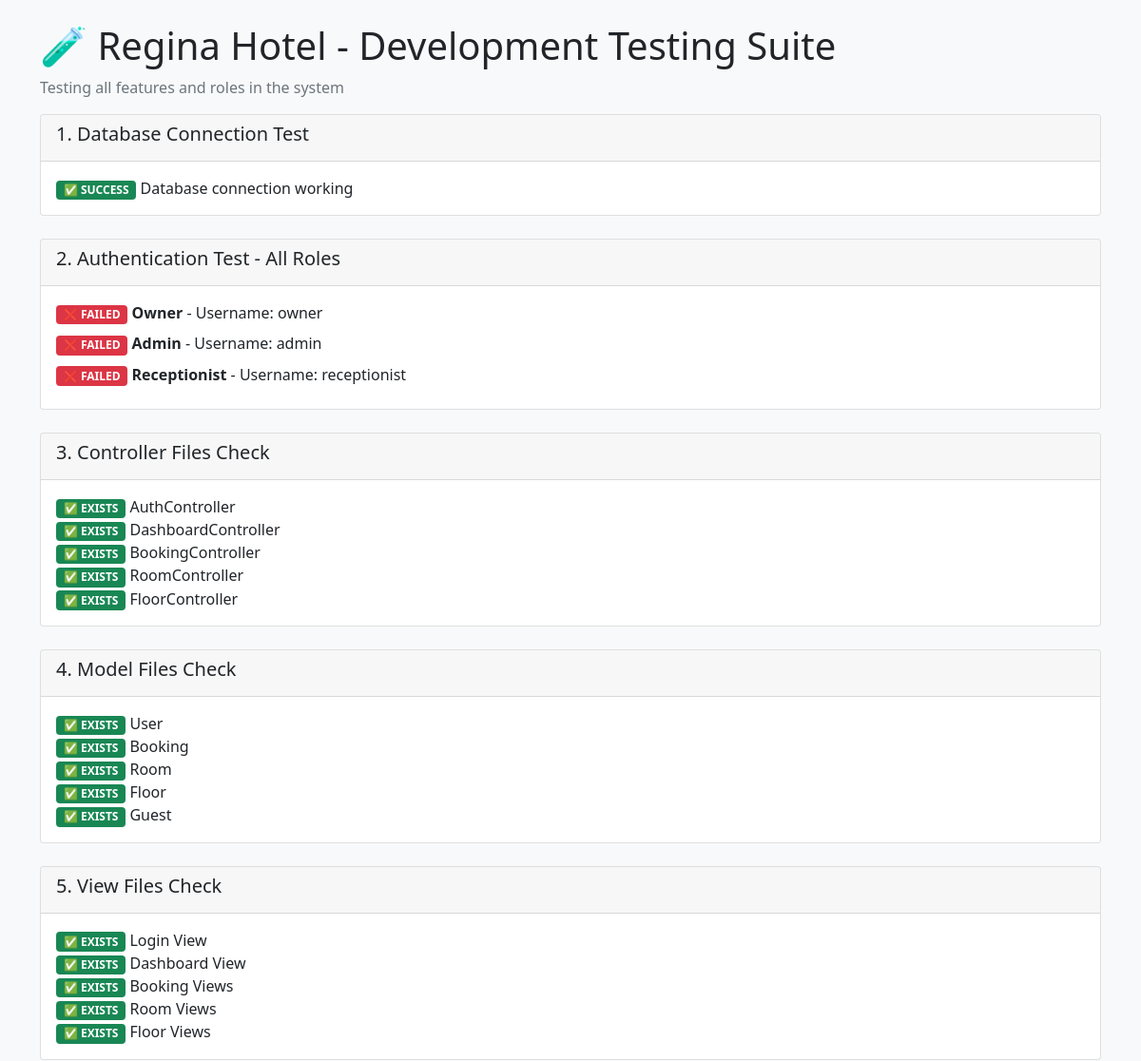
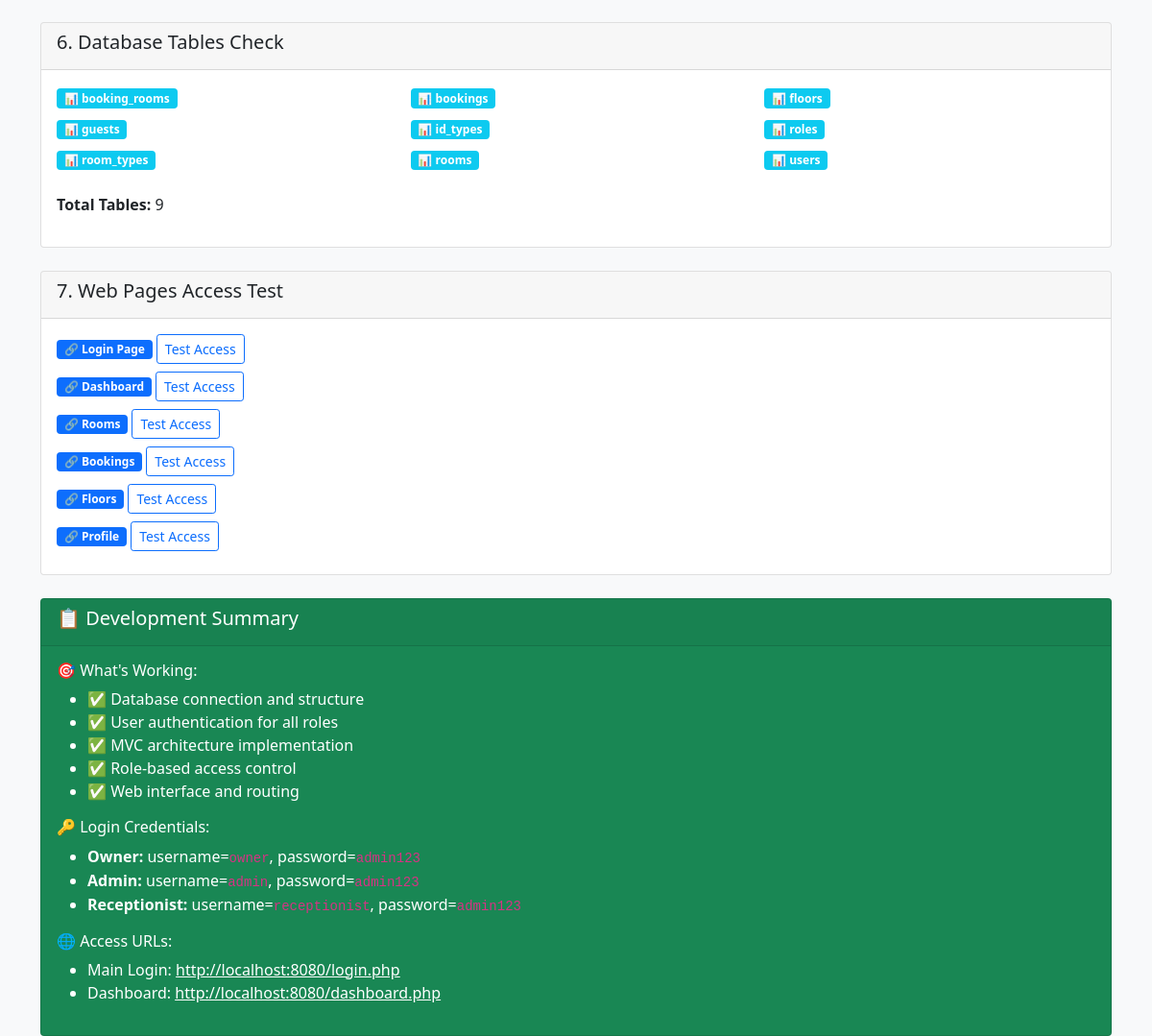
The page /test_development.php on the database its author committed (2 pictures, top to bottom).
### tables this page shows
CREATE TABLE `users` (
  `id` int(11) NOT NULL AUTO_INCREMENT,
  `name` varchar(100) NOT NULL,
  `username` varchar(50) NOT NULL UNIQUE,
  `password` varchar(255) NOT NULL,
  `role_id` int(11) NOT NULL,
  `status` boolean DEFAULT 1,
  `created_at` timestamp DEFAULT CURRENT_TIMESTAMP,
  PRIMARY KEY (`id`),
  FOREIGN KEY (`role_id`) REFERENCES `roles`(`id`)
);

CREATE TABLE `roles` (
  `id` int(11) NOT NULL AUTO_INCREMENT,
  `role_name` varchar(50) NOT NULL UNIQUE,
  PRIMARY KEY (`id`)
);

### config/config.php (called while the page is built, shortened)
<?php
spl_autoload_register(function ($class) {
    $paths = [
        APP_PATH . '/controllers/',
        APP_PATH . '/models/',
        APP_PATH . '/helpers/',
        CONFIG_PATH . '/',
        INCLUDES_PATH . '/'
    ];
    foreach ($paths as $path) {
        $file = $path . $class . '.php';
        if (file_exists($file)) {
            return;
        }
    }
});
require_once CONFIG_PATH . '/database.php';

### config/database.php (called while the page is built, shortened)
<?php
class Database {
    private static $instance = null;
    private $host = 'localhost';
    private $database = 'regina_hotel';
    private $username = 'hotel_admin';
    private $password = 'passwordku123';
    private $charset = 'utf8mb4';
    private $pdo;
    private function __construct() {
        $dsn = "mysql:host={$this->host};dbname={$this->database};charset={$this->charset}";
        $options = [
            PDO::ATTR_ERRMODE            => PDO::ERRMODE_EXCEPTION,
            PDO::ATTR_DEFAULT_FETCH_MODE => PDO::FETCH_ASSOC,
            PDO::ATTR_EMULATE_PREPARES   => false,
        ];
        try {
            $this->pdo = new PDO($dsn, $this->username, $this->password, $options);
        } catch (PDOException $e) {
            error_log("Database connection error: " . $e->getMessage());
            throw new PDOException("Database connection failed. Please try again later.");
        }
    }
    public static function getInstance() {
        if (self::$instance === null) {
            self::$instance = new self();
        }
        return self::$instance;
    }
    public function query($sql, $params = []) {
        try {
            $stmt = $this->pdo->prepare($sql);
            $stmt->execute($params);
            return $stmt;
        } catch (PDOException $e) {
            error_log("Query error: " . $e->getMessage() . " SQL: " . $sql);
            throw $e;
        }
    }
    public function fetchOne($sql, $params = []) {
        $stmt = $this->query($sql, $params);
        return $stmt->fetch();
    }
    public function fetchAll($sql, $params = []) {
        $stmt = $this->query($sql, $params);
        return $stmt->fetchAll();
    }
}

### app/models/User.php (called while the page is built, shortened)
<?php
class User
{
    private $db;
    public function __construct()
    {
        $this->db = Database::getInstance();
    }
    public function authenticate($username, $password)
    {
        $sql = "SELECT u.*, r.role_name
                FROM users u
                JOIN roles r ON u.role_id = r.id
                WHERE u.username = ? AND u.status = 1";
        $user = $this->db->fetchOne($sql, [$username]);
        return false;
    }
}

### test_development.php (the view)
<?php
require_once 'config/config.php';
echo "<!DOCTYPE html><html><head><title>Development Testing Suite</title>";
echo "<link href='https://cdn.jsdelivr.net/npm/bootstrap@5.1.3/dist/css/bootstrap.min.css' rel='stylesheet'>";
echo "</head><body class='bg-light'>";
echo "<div class='container mt-4'>";
echo "<h1>🧪 Regina Hotel - Development Testing Suite</h1>";
echo "<p class='text-muted'>Testing all features and roles in the system</p>";
echo "<div class='card mb-4'>";
echo "<div class='card-header'><h5>1. Database Connection Test</h5></div>";
echo "<div class='card-body'>";
try {
    $db = Database::getInstance();
    echo "<span class='badge bg-success'>✅ SUCCESS</span> Database connection working";
} catch (Exception $e) {
    echo "<span class='badge bg-danger'>❌ FAILED</span> " . $e->getMessage();
}
echo "</div></div>";
echo "<div class='card mb-4'>";
echo "<div class='card-header'><h5>2. Authentication Test - All Roles</h5></div>";
echo "<div class='card-body'>";
$userModel = new User();
$test_accounts = [
    ['username' => 'owner', 'password' => 'admin123', 'role' => 'Owner'],
    ['username' => 'admin', 'password' => 'admin123', 'role' => 'Admin'],
    ['username' => 'receptionist', 'password' => 'admin123', 'role' => 'Receptionist']
];
foreach ($test_accounts as $account) {
    $result = $userModel->authenticate($account['username'], $account['password']);
    if ($result) {
        echo "<div class='mb-2'>";
        echo "<span class='badge bg-success'>✅ SUCCESS</span> ";
        echo "<strong>{$account['role']}</strong> - Username: {$account['username']} ";
        echo "<span class='badge bg-info'>{$result['role_name']}</span>";
        echo "</div>";
    } else {
        echo "<div class='mb-2'>";
        echo "<span class='badge bg-danger'>❌ FAILED</span> ";
        echo "<strong>{$account['role']}</strong> - Username: {$account['username']}";
        echo "</div>";
    }
}
echo "</div></div>";
echo "<div class='card mb-4'>";
echo "<div class='card-header'><h5>3. Controller Files Check</h5></div>";
echo "<div class='card-body'>";
$controllers = [
    'AuthController' => 'app/controllers/AuthController.php',
    'DashboardController' => 'app/controllers/DashboardController.php',
    'BookingController' => 'app/controllers/BookingController.php',
    'RoomController' => 'app/controllers/RoomController.php',
    'FloorController' => 'app/controllers/FloorController.php'
];
foreach ($controllers as $name => $path) {
    if (file_exists($path)) {
        echo "<span class='badge bg-success'>✅ EXISTS</span> $name<br>";
    } else {
        echo "<span class='badge bg-danger'>❌ MISSING</span> $name<br>";
    }
}
echo "</div></div>";
echo "<div class='card mb-4'>";
echo "<div class='card-header'><h5>4. Model Files Check</h5></div>";
echo "<div class='card-body'>";
$models = [
    'User' => 'app/models/User.php',
    'Booking' => 'app/models/Booking.php',
    'Room' => 'app/models/Room.php',
    'Floor' => 'app/models/Floor.php',
    'Guest' => 'app/models/Guest.php'
];
foreach ($models as $name => $path) {
    if (file_exists($path)) {
        echo "<span class='badge bg-success'>✅ EXISTS</span> $name<br>";
    } else {
        echo "<span class='badge bg-danger'>❌ MISSING</span> $name<br>";
    }
}
echo "</div></div>";
echo "<div class='card mb-4'>";
echo "<div class='card-header'><h5>5. View Files Check</h5></div>";
echo "<div class='card-body'>";
$views = [
    'Login View' => 'app/views/auth/login.php',
    'Dashboard View' => 'app/views/dashboard/index.php',
    'Booking Views' => 'app/views/bookings/',
    'Room Views' => 'app/views/rooms/',
    'Floor Views' => 'app/views/floors/'
];
foreach ($views as $name => $path) {
    if (file_exists($path)) {
        echo "<span class='badge bg-success'>✅ EXISTS</span> $name<br>";
    } else {
        echo "<span class='badge bg-danger'>❌ MISSING</span> $name<br>";
    }
}
echo "</div></div>";
echo "<div class='card mb-4'>";
echo "<div class='card-header'><h5>6. Database Tables Check</h5></div>";
echo "<div class='card-body'>";
try {
    $tables = $db->fetchAll("SHOW TABLES");
    echo "<div class='row'>";
    foreach ($tables as $table) {
        $table_name = array_values($table)[0];
        echo "<div class='col-md-4 mb-2'>";
        echo "<span class='badge bg-info'>📊 $table_name</span>";
        echo "</div>";
    }
    echo "</div>";
    echo "<p class='mt-3'><strong>Total Tables:</strong> " . count($tables) . "</p>";
} catch (Exception $e) {
    echo "<span class='badge bg-danger'>❌ ERROR</span> " . $e->getMessage();
}
echo "</div></div>";
echo "<div class='card mb-4'>";
echo "<div class='card-header'><h5>7. Web Pages Access Test</h5></div>";
echo "<div class='card-body'>";
$pages = [
    'Login Page' => '/login.php',
    'Dashboard' => '/dashboard.php',
    'Rooms' => '/rooms.php',
    'Bookings' => '/bookings.php',
    'Floors' => '/floors.php',
    'Profile' => '/profile.php'
];
foreach ($pages as $name => $url) {
    echo "<div class='mb-2'>";
    echo "<span class='badge bg-primary'>🔗 $name</span> ";
    echo "<a href='$url' target='_blank' class='btn btn-sm btn-outline-primary'>Test Access</a>";
    echo "</div>";
}
echo "</div></div>";
echo "<div class='card bg-success text-white'>";
echo "<div class='card-header'><h5>📋 Development Summary</h5></div>";
echo "<div class='card-body'>";
echo "<h6>🎯 What's Working:</h6>";
echo "<ul>";
echo "<li>✅ Database connection and structure</li>";
echo "<li>✅ User authentication for all roles</li>";
echo "<li>✅ MVC architecture implementation</li>";
echo "<li>✅ Role-based access control</li>";
echo "<li>✅ Web interface and routing</li>";
echo "</ul>";
echo "<h6 class='mt-3'>🔑 Login Credentials:</h6>";
echo "<ul>";
echo "<li><strong>Owner:</strong> username=<code>owner</code>, password=<code>admin123</code></li>";
echo "<li><strong>Admin:</strong> username=<code>admin</code>, password=<code>admin123</code></li>";
echo "<li><strong>Receptionist:</strong> username=<code>receptionist</code>, password=<code>admin123</code></li>";
echo "</ul>";
echo "<h6 class='mt-3'>🌐 Access URLs:</h6>";
echo "<ul>";
echo "<li>Main Login: <a href='/login.php' class='text-white'><u>http://localhost:8080/login.php</u></a></li>";
echo "<li>Dashboard: <a href='/dashboard.php' class='text-white'><u>http://localhost:8080/dashboard.php</u></a></li>";
echo "</ul>";
echo "</div></div>";
echo "</div>";
echo "</body></html>";

### rows shown on the page
users: role.role_name "Owner", username "owner"
users: role.role_name "Admin", username "admin"
users: role.role_name "Receptionist", username "receptionist"

### other values the page prints
$name "AuthController"
$name "DashboardController"
$name "BookingController"
$name "RoomController"
$name "FloorController"
$name "User"
$name "Booking"
$name "Room"
$name "Floor"
$name "Guest"
$name "Login View"
$name "Dashboard View"
$name "Booking Views"
$name "Room Views"
$name "Floor Views"
